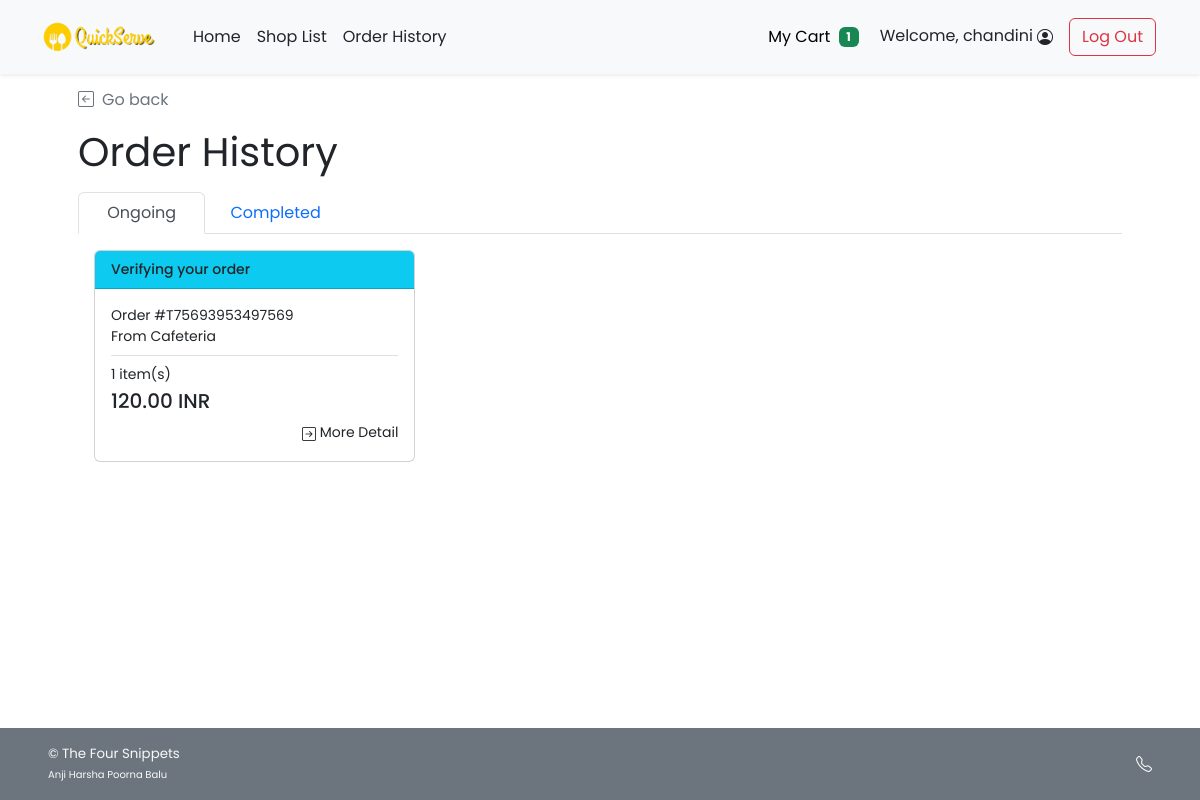
/cust_order_history.php (signed in), run on the app's committed database.
### tables this page shows
CREATE TABLE `order_header` (
  `orh_id` int(11) NOT NULL,
  `c_id` int(11) NOT NULL,
  `s_id` int(11) NOT NULL,
  `p_id` int(11) NOT NULL,
  `orh_ordertime` timestamp NOT NULL DEFAULT current_timestamp(),
  `orh_orderstatus` varchar(45) NOT NULL,
  `orh_finishedtime` datetime DEFAULT NULL,
  `t_id` varchar(45) NOT NULL
);

CREATE TABLE `shop` (
  `s_username` varchar(45) NOT NULL,
  `s_pwd` varchar(45) NOT NULL,
  `s_name` varchar(100) NOT NULL,
  `s_location` varchar(100) NOT NULL,
  `s_email` varchar(100) NOT NULL,
  `s_phoneno` varchar(45) NOT NULL,
  `s_pic` text DEFAULT NULL,
  `s_id` int(11) NOT NULL
);

### cust_order_history.php (the view, shortened to what this page needs)
<!DOCTYPE html>
<html lang="en">
<head>
    <?php
    include("conn_db.php");
    include('head.php');
    ?>
    <link href="css/main.css" rel="stylesheet">
    <link href="css/menu.css" rel="stylesheet">
</head>
<body class="d-flex flex-column h-100">
    <?php include('nav_header.php')?>
    <div class="container px-5 py-4" id="shop-body">
        <a class="nav nav-item text-decoration-none text-muted mb-3" href="#" onclick="history.back();">
            <i class="bi bi-arrow-left-square me-2"></i>Go back
        </a>
        <div class="mb-3 text-wrap" id="shop-header">
            <h2 class="display-6 strong fw-normal">Order History</h2>
        </div>
        <nav>
            <div class="nav nav-tabs" id="nav-tab" role="tablist">
                <button class="nav-link active px-4" id="ongoing-tab" data-bs-toggle="tab" data-bs-target="#nav-ongoing"
                    type="button" role="tab" aria-controls="nav-ongoing"
                    aria-selected="true">&nbsp;Ongoing&nbsp;</button>
                <button class="nav-link px-4" id="completed-tab" data-bs-toggle="tab" data-bs-target="#nav-completed"
                    type="button" role="tab" aria-controls="nav-completed" aria-selected="false">Completed</button>
            </div>
        </nav>
        <div class="tab-content" id="nav-tabContent">
            <div class="tab-pane fade show active p-3" id="nav-ongoing" role="tabpanel" aria-labelledby="ongoing-tab">
                <?php
                $ongoing_query = "SELECT * FROM order_header WHERE c_id = {$_SESSION['cid']} AND orh_orderstatus <> 'FNSH';";
                $ongoing_result = $mysqli -> query($ongoing_query);
                $ongoing_num = $ongoing_result -> num_rows;
                if($ongoing_num>0){
            ?>
                <div class="row row-cols-1 row-cols-md-3">
                    <?php while($og_row = $ongoing_result -> fetch_array()){ ?>
                    <div class="col">
                        <a href="cust_order_detail.php?orh_id=<?php echo $og_row["orh_id"]?>"
                            class="text-dark text-decoration-none">
                            <div class="card mb-3">
                                <?php if($og_row["orh_orderstatus"]=="VRFY"){ ?>
                                <div class="card-header bg-info text-dark justify-content-between">
                                  <small class="me-auto d-flex" style="font-weight: 500;">Verifying your order</small>
                                </div>
                                <?php  } else if($og_row["orh_orderstatus"]=="ACPT"){ ?>
                                <div class="card-header bg-secondary text-dark justify-content-between">
                                    <small class="me-auto d-flex" style="font-weight: 500;">Accepted your order</small>
                                </div>
                                <?php }else if($og_row["orh_orderstatus"]=="PREP"){?>
                                <div class="card-header bg-warning justify-content-between">
                                    <small class="me-auto d-flex" style="font-weight: 500;">Preparing your order</small>
                                </div>
                                <?php }else if($og_row["orh_orderstatus"]=="RDPK"){?>
                                <div class="card-header bg-primary text-white justify-content-between">
                                    <small class="me-auto d-flex" style="font-weight: 500;">Your order is ready for
                                        pick-up</small>
                                </div>
                                <?php }else if($og_row["orh_orderstatus"]=="CNCL"){?>
                                <div class="card-header bg-danger text-white justify-content-between">
                                    <small class="me-auto d-flex" style="font-weight: 500;">Order Cancelled</small>
                                </div>
                                <?php }else{?>
                                <div class="card-header bg-success text-white justify-content-between">
                                    <small class="me-auto d-flex" style="font-weight: 500;">Order Finished</small>
                                </div><?php } ?>
                                <div class="card-body">
                                    <div class="card-text row row-cols-1 small">
                                        <div class="col">Order #<?php echo $og_row["t_id"];?></div>
                                        <div class="col mb-2">From
                                            <?php
                                            $shop_query = "SELECT s_name FROM shop WHERE s_id = {$og_row['s_id']};";
                                            $shop_arr = $mysqli -> query($shop_query) -> fetch_array();
                                            echo $shop_arr["s_name"];
                                        ?>
                                        </div>
                                        <?php
                                        $ord_query = "SELECT COUNT(*) AS cnt,SUM(ord_amount*ord_buyprice) AS gt FROM order_detail
                                        WHERE orh_id = {$og_row['orh_id']}";
                                        $ord_arr = $mysqli -> query($ord_query) -> fetch_array();
                                    ?>
                                        <div class="col pt-2 border-top"><?php echo $ord_arr["cnt"]?> item(s)</div>
                                        <div class="col mt-1 mb-2"><strong class="h5"><?php echo $ord_arr["gt"]?>
                                                INR</strong></div>
                                        <div class="col text-end">
                                            <a href="cust_order_detail.php?orh_id=<?php echo $og_row["orh_id"]?>"
                                                class="text-dark text-decoration-none">
                                                <i class="bi bi-arrow-right-square"></i> More Detail
                                            </a>
                                        </div>
                                    </div>
                                </div>
                            </div>
                        </a>
                    </div>
                    <?php } ?>
                </div>
                <?php } ?>
            </div>
        </div>
    </div>
    <footer
        class="footer d-flex flex-wrap justify-content-between align-items-center px-5 py-3 mt-auto bg-secondary text-light">
        <span class="smaller-font">&copy; The Four Snippets <br /><span class="xsmall-font">Anji Harsha Poorna Balu</span></span>
        <ul class="nav justify-content-end list-unstyled d-flex">
            <li class="ms-3">
                <a class="text-light" target="_blank" href="https://mail.google.com/mail/u/0/?tab=rm&ogbl#inbox">
                    <i class="bi bi-telephone"></i>
                </a>
            </li>
        </ul>
    </footer>
</body>
</html>

### css/main.css (style rules this page uses)
html { height: 100%; }
body { height: 100%; padding-top: 4rem; margin-bottom: -50px; font-family: 'Poppins', 'Noto Sans Thai', sans-serif; }
a { cursor: pointer; }
.bi { vertical-align: -.125em; fill: currentColor; }
.smaller-font { font-size: smaller; }
.xsmall-font { font-size: x-small; }

### css/menu.css (style rules this page uses)
html, body { height: 100%; }

### data on the page
order_header: orh_orderstatus "Verifying your order", t "T75693953497569", s.s_name "Cafeteria", cnt "1", gt "120.00"

### other printed values
$incart_amt "1"
$_SESSION['firstname'] "chandini"
